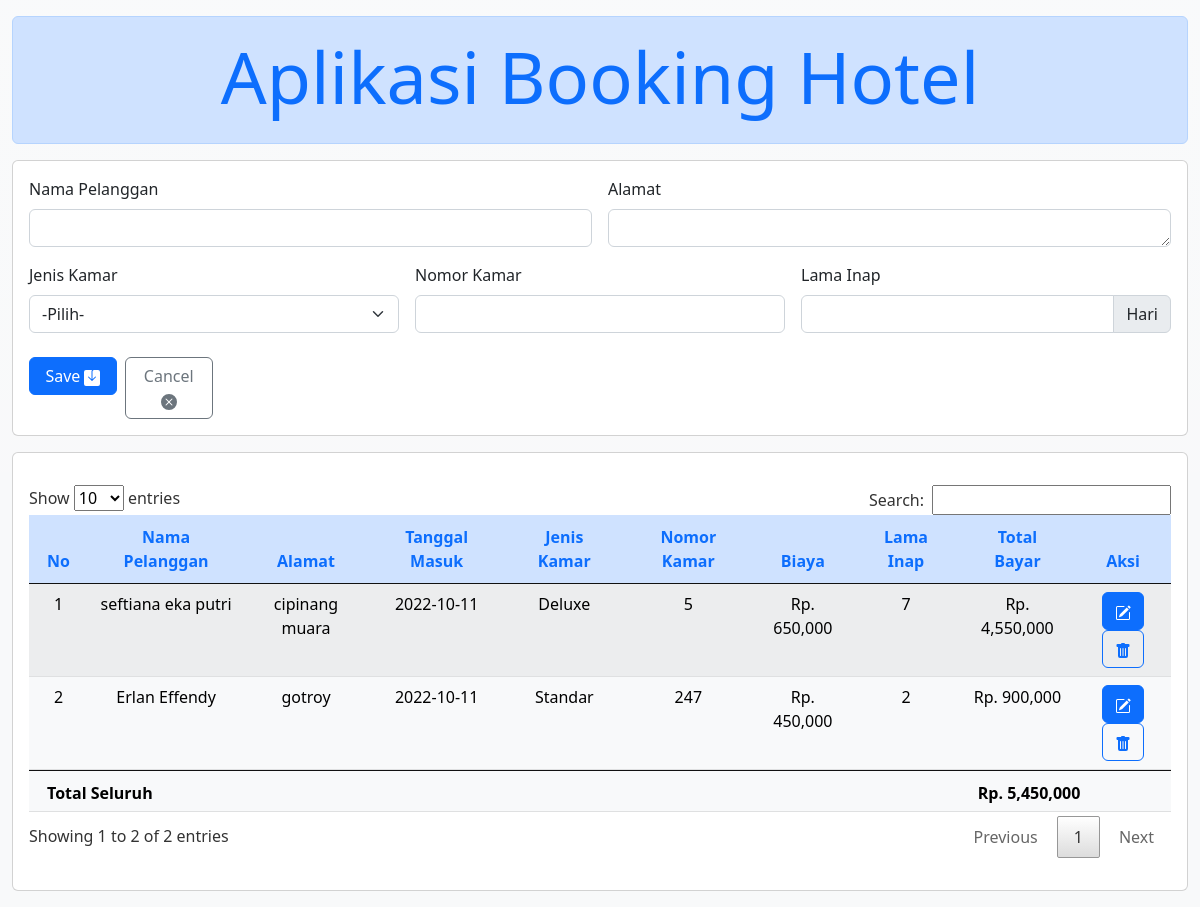
The page / on the database its author committed.
### tables this page shows
CREATE TABLE `book_detail` (
  `id_bodet` int NOT NULL AUTO_INCREMENT,
  `nama_pelanggan` varchar(30) NOT NULL,
  `alamat` text,
  `tanggal_masuk` datetime DEFAULT CURRENT_TIMESTAMP,
  `id_jenkam` int NOT NULL,
  `no_kamar` varchar(3) NOT NULL,
  `lama_inap` int NOT NULL,
  PRIMARY KEY (`id_bodet`),
  KEY `id_jenkam` (`id_jenkam`),
  CONSTRAINT `book_detail_ibfk_1` FOREIGN KEY (`id_jenkam`) REFERENCES `jenis_kamar` (`id_jenkam`)
);

CREATE TABLE `jenis_kamar` (
  `id_jenkam` int NOT NULL AUTO_INCREMENT,
  `jenkam` varchar(10) NOT NULL,
  `biaya` int NOT NULL,
  PRIMARY KEY (`id_jenkam`)
);

### index.php (the view, shortened to what this page needs)
<!DOCTYPE html>
<html lang="en">
<head>
    <link rel="stylesheet" href="assets/bootstrap.min.css">
    <link rel="stylesheet" href="assets/jquery.dataTables.min.css">
    <link rel="stylesheet" href="https://cdn.jsdelivr.net/npm/bootstrap-icons@1.9.1/font/bootstrap-icons.css">
</head>
<body class="bg-light bg-gradient">
    <div class="container-fluid py-3">
        <div class="row">
            <div class="col-12">
                <div class="alert alert-primary">
                    <h1 class="display-2 text-primary text-center">Aplikasi Booking Hotel</h1>
                </div>
            </div>
        </div>
        <div class="row">
            <div class="col-12">
                <div class="card mb-3">
                    <div class="card-body">
                        <form method="post" action="<?= isset($_GET['id']) && isset($_GET['action']) && $_GET['action'] == 'edt' ? 'pdo/edt.php' : 'index.php'; ?>">
                            <div class="row gx-3">
                                <div class="col-lg-6 mb-3">
                                    <label for="nama_pelanggan" class="form-label">Nama Pelanggan</label>
                                    <input type="text" name="nama_pelanggan" id="nama_pelanggan" class="form-control" value="<?= $erow['nama_pelanggan'] ?? ''; ?>">
                                </div>
                                <div class="col-lg-6 mb-3">
                                    <label for="alamat" class="form-label">Alamat</label>
                                    <textarea name="alamat" id="alamat" rows="1" class="form-control"><?= $erow['alamat'] ?? ''; ?></textarea>
                                </div>
                            </div>
                            <div class="row gx-3">
                                <div class="col-lg-4 mb-3">
                                    <label for="jenkam" class="form-label">Jenis Kamar</label>
                                    <select name="jenkam" id="jenkam" class="form-select">
                                        <option selected disabled>-Pilih-</option>
                                    </select>
                                </div>
                                <div class="col-lg-4 mb-3">
                                    <label for="no_kamar" class="form-label">Nomor Kamar</label>
                                    <input type="number" name="no_kamar" id="no_kamar" class="form-control" max="999" value="<?= $erow['no_kamar'] ?? ''; ?>">
                                </div>
                                <div class="col-lg-4 mb-3">
                                    <label for="lama_inap" class="form-label">Lama Inap</label>
                                    <div class="input-group">
                                        <input type="number" name="lama_inap" id="lama_inap" class="form-control" value="<?= $erow['lama_inap'] ?? '' ?>">
                                        <label for="" class="input-group-text"> Hari </label>
                                    </div>
                                </div>
                            </div>
                            <div class="row mt-2 gx-2">
                                <div class="col-lg-1">
                                    <button type="submit" class="btn btn-primary w-100">
                                        Save
                                    </button>
                                </div>
                                <div class="col-lg-1">
                                    <a href='index.php' class="btn btn-outline-secondary w-100">Cancel </a>
                                </div>
                            </div>
                    </div>
                </div>
            </div>
            <div class="col-12">
                <div class="card py-3">
                    <div class="card-body">
                        <div class="table-responsive">
                            <table class="table table-light table-hover table-striped dtabel text-center">
                                <thead>
                                    <tr class="table-primary text-primary">
                                        <th>No</th>
                                        <th>Nama Pelanggan</th>
                                        <th>Alamat</th>
                                        <th>Tanggal Masuk</th>
                                        <th>Jenis Kamar</th>
                                        <th>Nomor Kamar</th>
                                        <th>Biaya</th>
                                        <th>Lama Inap</th>
                                        <th>Total Bayar</th>
                                        <th>Aksi</th>
                                    </tr>
                                </thead>
                                <tbody>
                                    <?php
                                    require 'pdo/config.php';
                                    try {
                                        $sql = "select b.id_bodet, b.nama_pelanggan, b.alamat, date(b.tanggal_masuk) tanggal_masuk, j.jenkam, b.no_kamar, j.biaya, b.lama_inap, j.biaya * b.lama_inap total_bayar from book_detail b join jenis_kamar j on b.id_jenkam = j.id_jenkam";
                                        $stmt = $conn->prepare($sql);
                                        $stmt->execute();
                                        $total = 0;
                                        $no = 1;
                                        while ($row = $stmt->fetch()) {
                                            $total += $row['total_bayar'];
                                    ?>
                                            <tr>
                                                <td><?= $no++ ?></td>
                                                <td><?= $row['nama_pelanggan'] ?></td>
                                                <td><?= $row['alamat'] ?></td>
                                                <td><?= $row['tanggal_masuk'] ?></td>
                                                <td><?= ucfirst($row['jenkam']) ?></td>
                                                <td><?= $row['no_kamar'] ?></td>
                                                <td><?= 'Rp. ' . number_format($row['biaya']) ?></td>
                                                <td><?= $row['lama_inap'] ?></td>
                                                <td><?= 'Rp. ' . number_format($row['total_bayar']) ?></td>
                                                <td>
                                                    <a class="btn btn-primary" href="index.php?action=edt&id=<?= $row['id_bodet'] ?>"></a>
                                                    <a href="index.php?action=del&id=<?= $row['id_bodet'] ?>" class="btn btn-outline-primary"></a>
                                                </td>
                                            </tr>
                                    <?php
                                        }
                                    } catch (PDOException $e) {
                                        echo '<tr><td colspan="8">' . $e->getMessage() . '</td></tr>';
                                    }
                                    ?>
                                </tbody>
                                <tfoot>
                                    <tr>
                                        <th colspan="8" class="text-start">Total Seluruh</th>
                                        <th colspan="2" class="text-start"><?= 'Rp. ' . number_format($total) ?></th>
                                    </tr>
                                </tfoot>
                            </table>
                        </div>
                    </div>
                </div>
            </div>
        </div>
    </div>
</body>
</html>

### rows shown on the page
book_detail: nama_pelanggan "seftiana eka putri", alamat "cipinang muara", tanggal_masuk "2022-10-11", id_jenkam.jenkam "Deluxe", no_kamar "5", id_jenkam.biaya "650,000", lama_inap "7", total_bayar "4,550,000"
book_detail: nama_pelanggan "Erlan Effendy", alamat "gotroy", tanggal_masuk "2022-10-11", id_jenkam.jenkam "Standar", no_kamar "247", id_jenkam.biaya "450,000", lama_inap "2", total_bayar "900,000"

### other values the page prints
$total "5,450,000"
